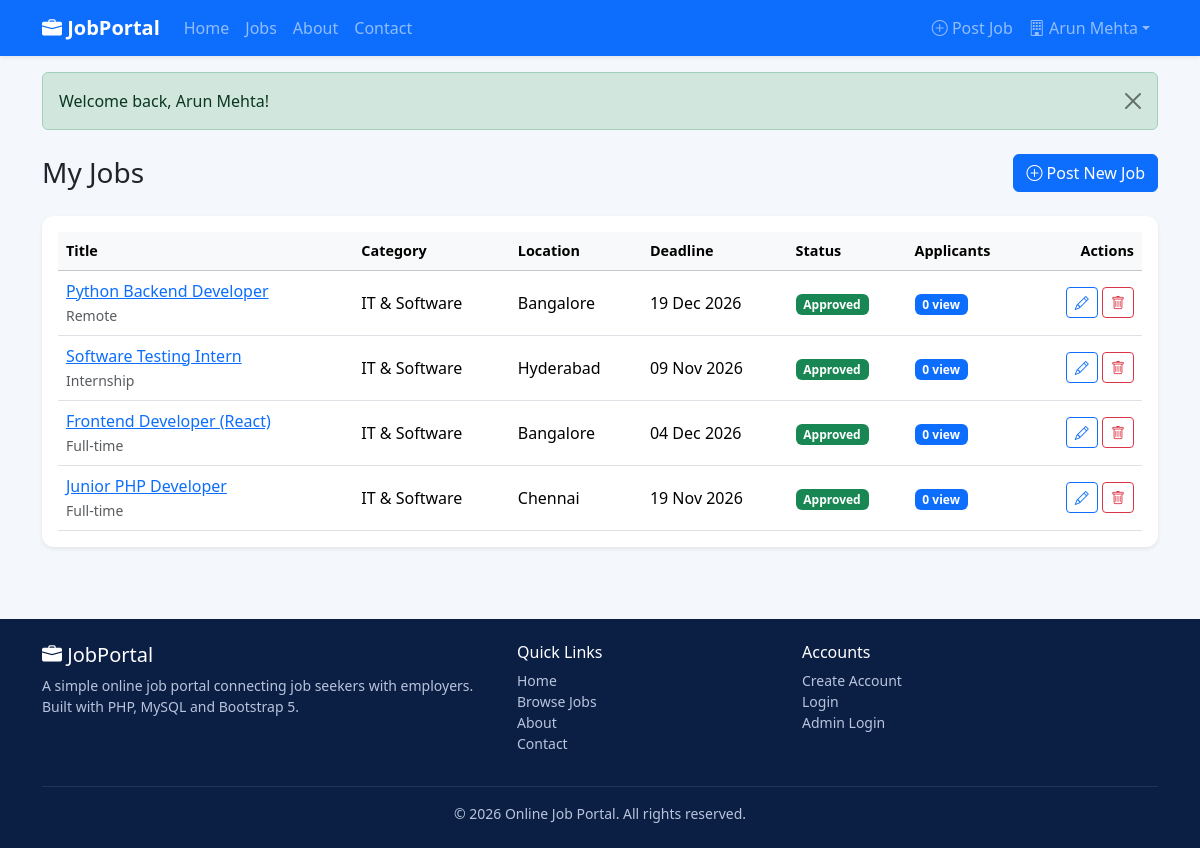
The app's page /employer/my_jobs.php (signed in) with its own data.
### tables this page shows
CREATE TABLE jobs (
    id            INT AUTO_INCREMENT PRIMARY KEY,
    employer_id   INT NOT NULL,
    category_id   INT NOT NULL,
    region_id     INT NOT NULL,
    title         VARCHAR(150) NOT NULL,
    job_type      ENUM('Full-time','Part-time','Internship','Remote') NOT NULL,
    salary        VARCHAR(100) NOT NULL,
    vacancies     INT NOT NULL DEFAULT 1,
    experience    VARCHAR(50)  NOT NULL,
    deadline      DATE NOT NULL,
    description   TEXT NOT NULL,
    requirements  TEXT NOT NULL,
    status        TINYINT NOT NULL DEFAULT 0,
    created_at    TIMESTAMP DEFAULT CURRENT_TIMESTAMP,
    updated_at    TIMESTAMP DEFAULT CURRENT_TIMESTAMP ON UPDATE CURRENT_TIMESTAMP,
    CONSTRAINT fk_jobs_employer FOREIGN KEY (employer_id) REFERENCES users(id)      ON DELETE CASCADE,
    CONSTRAINT fk_jobs_category FOREIGN KEY (category_id) REFERENCES categories(id) ON DELETE CASCADE,
    CONSTRAINT fk_jobs_region   FOREIGN KEY (region_id)   REFERENCES regions(id)    ON DELETE CASCADE,
    INDEX idx_jobs_status (status)
);

CREATE TABLE categories (
    id          INT AUTO_INCREMENT PRIMARY KEY,
    name        VARCHAR(100) NOT NULL UNIQUE,
    created_at  TIMESTAMP DEFAULT CURRENT_TIMESTAMP
);

CREATE TABLE regions (
    id          INT AUTO_INCREMENT PRIMARY KEY,
    name        VARCHAR(100) NOT NULL UNIQUE,
    created_at  TIMESTAMP DEFAULT CURRENT_TIMESTAMP
);

### employer/my_jobs.php (the view, shortened to what this page needs)
<?php
require_once __DIR__ . '/../config/db.php';
$st = $pdo->prepare(
    'SELECT j.id, j.title, j.job_type, j.deadline, j.status, j.created_at,
            c.name AS category_name, r.name AS region_name,
            (SELECT COUNT(*) FROM applications a WHERE a.job_id = j.id AND a.status <> 3) AS applicants
     FROM jobs j
     JOIN categories c ON c.id = j.category_id
     JOIN regions r    ON r.id = j.region_id
     WHERE j.employer_id = ?
     ORDER BY j.created_at DESC, j.id DESC'
);
$st->execute([current_user_id()]);
$jobs = $st->fetchAll();
include __DIR__ . '/../includes/header.php';
?>
<div class="container my-4">
    <div class="d-flex justify-content-between align-items-center mb-4">
        <h1 class="h3 mb-0">My Jobs</h1>
        <a href="<?= BASE_URL ?>/jobs/post.php" class="btn btn-primary"><i class="bi bi-plus-circle"></i> Post New Job</a>
    </div>
    <div class="card border-0 shadow-sm">
        <div class="card-body">
            <?php if (empty($jobs)): ?>
                <div class="alert alert-info mb-0">You have not posted any jobs yet.</div>
            <?php else: ?>
                <div class="table-responsive">
                    <table class="table table-hover align-middle mb-0">
                        <thead class="table-light">
                            <tr><th>Title</th><th>Category</th><th>Location</th><th>Deadline</th><th>Status</th><th>Applicants</th><th class="text-end">Actions</th></tr>
                        </thead>
                        <tbody>
                        <?php foreach ($jobs as $j): ?>
                            <tr>
                                <td><a href="<?= BASE_URL ?>/jobs/details.php?id=<?= (int) $j['id'] ?>"><?= e($j['title']) ?></a><br>
                                    <small class="text-muted"><?= e($j['job_type']) ?></small></td>
                                <td><?= e($j['category_name']) ?></td>
                                <td><?= e($j['region_name']) ?></td>
                                <td class="<?= $j['deadline'] < date('Y-m-d') ? 'text-danger' : '' ?>"><?= e(date('d M Y', strtotime($j['deadline']))) ?></td>
                                <td><?= job_status_badge($j['status']) ?></td>
                                <td><a href="applicants.php?job_id=<?= (int) $j['id'] ?>" class="badge bg-primary text-decoration-none"><?= (int) $j['applicants'] ?> view</a></td>
                                <td class="text-end text-nowrap">
                                    <a href="<?= BASE_URL ?>/jobs/edit.php?id=<?= (int) $j['id'] ?>" class="btn btn-sm btn-outline-primary" title="Edit"><i class="bi bi-pencil"></i></a>
                                    <form method="post" action="<?= BASE_URL ?>/jobs/delete.php" class="d-inline"
                                          onsubmit="return confirm('Delete this job? All its applications will also be deleted.');">
                                        <button class="btn btn-sm btn-outline-danger" title="Delete"><i class="bi bi-trash"></i></button>
                                    </form>
                                </td>
                            </tr>
                        <?php endforeach; ?>
                        </tbody>
                    </table>
                </div>
            <?php endif; ?>
        </div>
    </div>
</div>
<?php include __DIR__ . '/../includes/footer.php'; ?>

### config/db.php (shortened to what this page needs)
<?php
function e($value)
{
    return htmlspecialchars((string) $value, ENT_QUOTES, 'UTF-8');
}
function show_flash()
{
    if (!empty($_SESSION['flash'])) {
        $f = $_SESSION['flash'];
        echo '<div class="alert alert-' . e($f['type']) . ' alert-dismissible fade show" role="alert">'
            . e($f['message'])
            . '<button type="button" class="btn-close" data-bs-dismiss="alert"></button></div>';
    }
}
function job_status_badge($status)
{
    $map = [0 => ['warning text-dark', 'Pending'], 1 => ['success', 'Approved'], 2 => ['danger', 'Rejected']];
    $b = $map[(int) $status] ?? ['secondary', 'Unknown'];
    return '<span class="badge bg-' . $b[0] . '">' . $b[1] . '</span>';
}

### assets/css/style.css (style rules this page uses)
:root { --jp-blue: #0d6efd; --jp-dark-blue: #0a3d91; --jp-light: #f4f7fc; }
body { background: var(--jp-light); font-family: "Segoe UI", system-ui, -apple-system, Roboto, Arial, sans-serif; }
.card { border-radius: 12px; }
.table th { font-weight: 600; font-size: .9rem; }

### records on screen
jobs: title "Python Backend Developer", job_type "Remote", category.name "IT & Software", region.name "Bangalore", deadline "19 Dec 2026", status "Approved", applicants "0"
jobs: title "Software Testing Intern", job_type "Internship", category.name "IT & Software", region.name "Hyderabad", deadline "09 Nov 2026", status "Approved", applicants "0"
jobs: title "Frontend Developer (React)", job_type "Full-time", category.name "IT & Software", region.name "Bangalore", deadline "04 Dec 2026", status "Approved", applicants "0"
jobs: title "Junior PHP Developer", job_type "Full-time", category.name "IT & Software", region.name "Chennai", deadline "19 Nov 2026", status "Approved", applicants "0"

### other values on screen
$_SESSION['user_name'] "Arun Mehta"
$f['message'] "Welcome back, Arun Mehta!"
